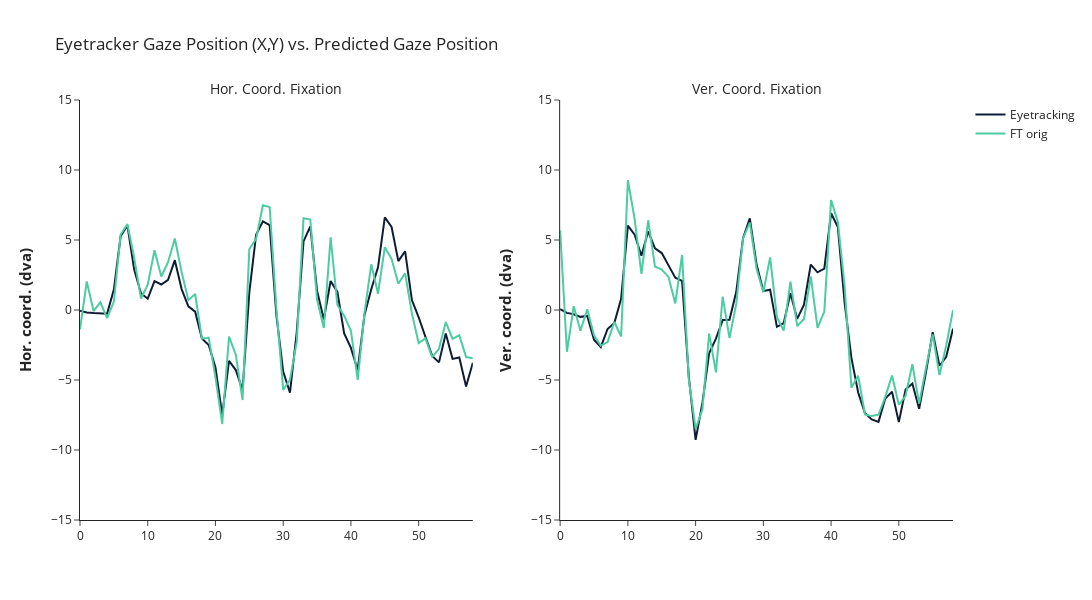

The code cell stored with this chart in its notebook:
### Code cell
from plotly.subplots import make_subplots
plot_rows = 1
plot_cols = 2

fig = make_subplots(rows=plot_rows, cols=plot_cols,shared_xaxes=True,vertical_spacing=0.05, subplot_titles= ['Hor. Coord. Fixation', 'Ver. Coord. Fixation'])


fig.add_trace(go.Scatter(y=eye_data_downsampled[:,0][55:114] ,showlegend=True, name='Eyetracking',line=dict(color='#0E1C36', width=2)), row = 1, col = 1)
fig.add_trace(go.Scatter(y=df_pred_median_ft_orig['X'][:154][55:114],showlegend=True, name='FT orig', line=dict(color='#4DCBA1', width=2)), row = 1, col = 1)
fig.add_trace(go.Scatter(y=eye_data_downsampled[:,1][55:114] ,showlegend=True, name='Eyetracking',line=dict(color='#0E1C36', width=2)), row = 1, col = 2)
fig.add_trace(go.Scatter(y=df_pred_median_ft_orig['Y'][:154][55:114],showlegend=True, name='FT orig', line=dict(color='#4DCBA1', width=2)), row = 1, col = 2)

fig.update_traces(showlegend=False, row=1, col=2)
# Format and show fig
fig.update_layout(height=600, width=1500, template="simple_white", title_text=f"Eyetracker Gaze Position (X,Y) vs. Predicted Gaze Position", 
            yaxis1 = dict(title = "<b>Hor. coord. (dva)<b>", title_font=dict(size=15)),
            yaxis2 = dict(title = "<b>Ver. coord. (dva)<b>",title_font=dict(size=15)))
        
fig.update_yaxes(range=[-15, 15], row=1, col=1)
fig.update_yaxes(range=[-15, 15], row=1, col=2)

# Update subplot titles font
fig.update_annotations(font=dict(size=14))

### Figure 1 — Plotly figure (JSON) as saved in the notebook; plotly's stock layout.template omitted (floating-point values rounded to 4 significant figures)
{"data": [{"line": {"color": "#0E1C36", "width": 2}, "name": "Eyetracking", "showlegend": true, "type": "scatter", "xaxis": "x", "y": [-0.05165, -0.1725, -0.2178, -0.2406, -0.2637, 1.461, 5.27, 6.037, 2.882, 1.2, 0.8063, 2.056, 1.822, 2.152, 3.557, 1.494, 0.2642, -0.1184, -2.036, -2.504, -4.098, -7.487, -3.639, -4.288, -5.725, 1.261, 5.381, 6.336, 6.066, -0.3973, -4.396, -5.906, -1.571, 4.896, 5.971, 1.369, -0.6716, 2.072, 1.287, -1.667, -2.707, -4.293, -0.3573, 1.477, 3.043, 6.621, 5.933, 3.493, 4.195, 0.7112, -0.5187, -1.922, -3.282, -3.74, -1.682, -3.49, -3.389, -5.46, -3.764], "yaxis": "y"}, {"line": {"color": "#4DCBA1", "width": 2}, "name": "FT orig", "showlegend": true, "type": "scatter", "xaxis": "x", "y": [-1.383, 2.041, -0.074, 0.5502, -0.5786, 0.6051, 5.394, 6.136, 3.72, 0.8249, 1.81, 4.266, 2.394, 3.413, 5.11, 2.711, 0.6989, 1.144, -2.049, -1.973, -4.817, -8.145, -1.906, -3.194, -6.431, 4.358, 5.08, 7.484, 7.355, 0.06686, -5.708, -4.981, -2.277, 6.558, 6.465, 0.7182, -1.287, 5.198, 0.3582, -0.406, -1.486, -4.997, -0.2174, 3.263, 1.163, 4.486, 3.659, 1.87, 2.621, -0.2394, -2.359, -2.024, -3.362, -2.769, -0.8637, -2.067, -1.806, -3.36, -3.451], "yaxis": "y"}, {"line": {"color": "#0E1C36", "width": 2}, "name": "Eyetracking", "showlegend": false, "type": "scatter", "xaxis": "x2", "y": [0.06539, -0.2049, -0.3012, -0.4899, -0.4209, -2.128, -2.655, -1.355, -0.9304, 0.7987, 6.03, 5.385, 3.879, 5.623, 4.399, 4.067, 3.186, 2.308, 2.076, -4.794, -9.273, -6.643, -3.084, -2.049, -0.7195, -0.6912, 1.302, 5.134, 6.551, 3.245, 1.352, 1.453, -1.202, -0.9442, 1.201, -0.6387, 0.3837, 3.247, 2.692, 2.953, 6.909, 5.922, 0.5008, -3.416, -5.889, -7.369, -7.814, -7.989, -6.319, -5.845, -8.009, -5.686, -5.248, -7.058, -4.473, -1.592, -3.981, -3.345, -1.329], "yaxis": "y2"}, {"line": {"color": "#4DCBA1", "width": 2}, "name": "FT orig", "showlegend": false, "type": "scatter", "xaxis": "x2", "y": [5.699, -2.984, 0.2695, -1.479, 0.05192, -1.806, -2.55, -2.288, -0.8572, -1.882, 9.268, 6.482, 2.585, 6.41, 3.096, 2.895, 2.363, 0.4691, 3.933, -4.986, -8.488, -7.102, -1.684, -4.455, 0.9503, -2.011, 0.4491, 5.109, 6.249, 2.942, 1.271, 3.757, -0.5069, -1.467, 2.031, -1.142, -0.6449, 2.402, -1.273, -0.1136, 7.846, 6.294, 1.713, -5.546, -4.699, -7.458, -7.578, -7.482, -6.203, -4.678, -6.768, -6.126, -3.87, -6.684, -4.138, -1.741, -4.651, -2.533, -0.004949], "yaxis": "y2"}], "layout": {"annotations": [{"font": {"size": 14}, "showarrow": false, "text": "Hor. Coord. Fixation", "x": 0.225, "xanchor": "center", "xref": "paper", "y": 1, "yanchor": "bottom", "yref": "paper"}, {"font": {"size": 14}, "showarrow": false, "text": "Ver. Coord. Fixation", "x": 0.775, "xanchor": "center", "xref": "paper", "y": 1, "yanchor": "bottom", "yref": "paper"}], "height": 600, "title": {"text": "Eyetracker Gaze Position (X,Y) vs. Predicted Gaze Position"}, "width": 1500, "xaxis": {"anchor": "y", "domain": [0, 0.45]}, "xaxis2": {"anchor": "y2", "domain": [0.55, 1]}, "yaxis": {"anchor": "x", "domain": [0, 1], "range": [-15, 15], "title": {"font": {"size": 15}, "text": "<b>Hor. coord. (dva)<b>"}}, "yaxis2": {"anchor": "x2", "domain": [0, 1], "range": [-15, 15], "title": {"font": {"size": 15}, "text": "<b>Ver. coord. (dva)<b>"}}}}
